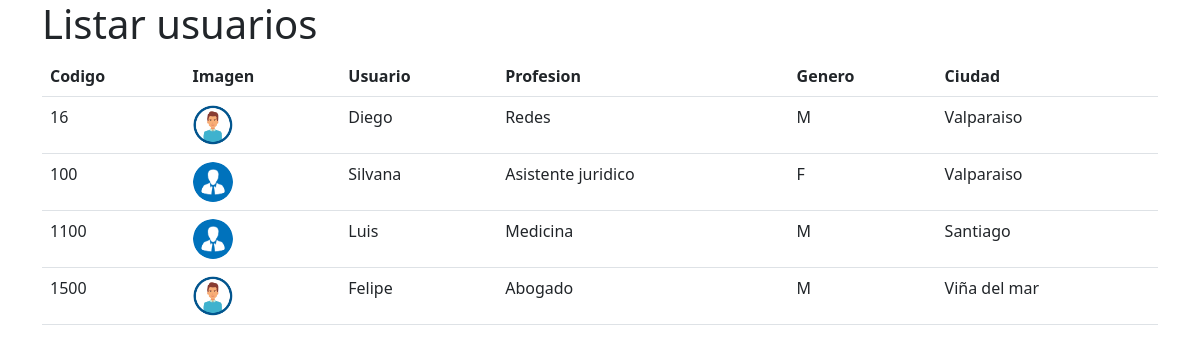
Screenshot of /usuarios/lista/ with the database file from the repository.
### usuarios/models.py (models this page shows, shortened)
class Usuario(models.Model):
    genero_eleccion = (
        ('M','Masculino'),
        ('F','Femenino'),
    )
    codigo = models.IntegerField()
    photo = models.ImageField(upload_to='photos/%Y/%m/%d/')
    nombre = models.CharField(max_length=100)
    profesion = models.CharField(max_length=100)
    genero = models.CharField(choices=genero_eleccion, max_length=100)
    ciudad = models.CharField(max_length=100)

### usuarios/views.py (the view)
# urls.py: path('lista/', views.usuariolist, name="usuario_list")
def usuariolist(request):
    get_usuarios = Usuario.objects.all()
    data = {
        'get_usuarios': get_usuarios
    }
    return render(request, 'usuariolist.html', data)

### templates/usuariolist.html (shortened to what this page needs)
<!DOCTYPE html>
<html lang="en">
<head>
    {% load static %}
      <link rel="stylesheet" href="{% static 'css/bootstrap.min.css' %}">
</head>
<body>
<div class="container">
    <h1>Listar usuarios</h1>
    <table class="table">
  <thead>
    <tr>
      <th scope="col">Codigo</th>
      <th scope="col">Imagen</th>
      <th scope="col">Usuario</th>
      <th scope="col">Profesion</th>
        <th scope="col">Genero</th>
        <th scope="col">Ciudad</th>
    </tr>
  </thead>
  <tbody>
  {%  for usr in get_usuarios %}
    <tr>
      <td>{{ usr.codigo }}</td>
      <td><img src="{{ usr.photo.url }}" width="40" height="40" style="border-radius: 50px;" alt=""> </td>
      <td>{{ usr.nombre }}</td>
      <td>{{ usr.profesion }}</td>
        <td>{{ usr.genero }}</td>
    <td>{{ usr.ciudad }}</td>
    </tr>
  {% endfor %}
  </tbody>
</table>
</div>
</body>
</html>

### rows the page displays
Usuario: codigo "16", photo (picture), nombre "Diego", profesion "Redes", genero "M", ciudad "Valparaiso"
Usuario: codigo "100", photo (picture), nombre "Silvana", profesion "Asistente juridico", genero "F", ciudad "Valparaiso"
Usuario: codigo "1100", photo (picture), nombre "Luis", profesion "Medicina", genero "M", ciudad "Santiago"
Usuario: codigo "1500", photo (picture), nombre "Felipe", profesion "Abogado", genero "M", ciudad "Viña del mar"
